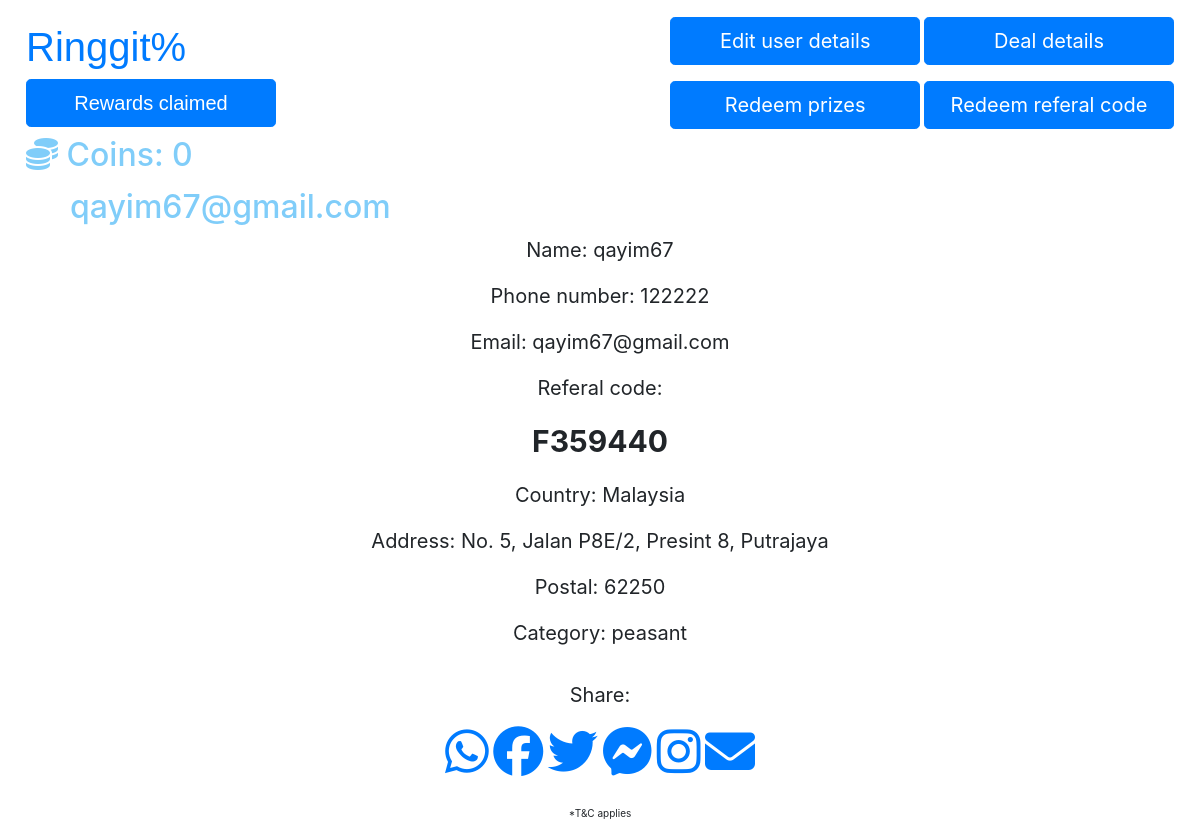
The page /user.php (signed in) on the database its author committed.
### tables this page shows
CREATE TABLE `users` (
  `phone` int(11) NOT NULL,
  `name` varchar(128) DEFAULT NULL,
  `pass` varchar(128) DEFAULT NULL,
  `email` varchar(128) DEFAULT NULL,
  `address` varchar(128) DEFAULT NULL,
  `postal` varchar(20) DEFAULT NULL,
  `country` varchar(128) DEFAULT NULL,
  `gender` varchar(128) DEFAULT NULL,
  `category` varchar(128) DEFAULT 'peasant',
  `stats` varchar(128) DEFAULT 'active',
  `referalcode` varchar(128) DEFAULT NULL,
  `refertype` varchar(128) DEFAULT NULL,
  `referalcounter` varchar(128) DEFAULT NULL,
  `coinamount` int(11) DEFAULT NULL,
  `aid` varchar(128) DEFAULT NULL
);

### user.php (the view, shortened to what this page needs)
<?php
    require_once "pdo.php";
	$phone = $_SESSION['phone'];
		$stmt = $pdo->prepare("SELECT * FROM users where phone = :phone");
		$stmt->execute(array(":phone" => $phone));
		$row = $stmt->fetch(PDO::FETCH_ASSOC);
?>
<!DOCTYPE html>
<html lang="en">
    <head>
		<link rel="stylesheet" href="https://cdnjs.cloudflare.com/ajax/libs/font-awesome/4.7.0/css/font-awesome.min.css">
		<link rel="stylesheet" href="path/to/font-awesome/css/font-awesome.min.css">
		<link rel="stylesheet"
			href="https://maxcdn.bootstrapcdn.com/bootstrap/4.5.2/css/bootstrap.min.css">
    </head>
    <body>
		<table style="width: 100%">
		<tr>
		<th>
			<div class="logo">
				<a href="deal.php">
							<h1>Ringgit%</h1>
							<a href="rewardclaimed.php" class="btn btn-primary btn-lg">Rewards claimed</a>
				</a>
		    </div>
		</th>
		<th>
	   <div class="two">
			<a href="edituserdetail.php" class="btn btn-primary btn-lg">Edit user details</a>
			<a href="userdealcreatedpage.php" class="btn btn-primary btn-lg">Deal details</a>
			<a href="rewardpage.php" class="btn btn-primary btn-lg">Redeem prizes</a>
			<a href="referalcoderedemption.php" class="btn btn-primary btn-lg">Redeem referal code</a>
	   </div>
	   </th>
	   </tr>
	   <td>
	   <h2><i class="fas fa-coins"></i> Coins:
				<?php
						echo(" ".$row['coinamount']." ");
				?>
		</h2>
	    </table>
	   <div class="container">
			<div class="container fluid">
			<?php
				echo('<div class="complogo">');
						echo('<div class="row">');
										echo('<h2> ');
												echo($row['email']);
										echo('</h2>');
											echo('<div class="container">');
												echo('<p>Name: ');
												echo($row['name']);
												echo('</p>');
												echo('<p> Phone number: ');
												echo($row['phone']);
												echo('</p>');
												echo('<p>Email: ');
												echo($row['email']);
												echo('</p>');
												echo('<p>');
												echo('Referal code: ');
												echo('</p>');
												echo('<p class="dcode">');
												echo($row['referalcode']);
												echo('</p>');
												echo('<p>Country: ');
												echo($row['country']);
												echo('</p>');
												echo('<p>Address: ');
												echo($row['address']);
												echo('</p>');
												echo('<p>Postal: ');
												echo($row['postal']);
												echo('</p>');
												echo('<p>Category: ');
												echo($row['category']);
												echo('</p>');
											echo('</div>');
						echo('</div>');
				echo('</div>');
				?>
			</div>
				<p class="share">Share:</p>
				<div class="icons">
				<a href=""><i class="fab fa-whatsapp" style="font-size:50px;"></i></a>
				<a href=""><i class="fab fa-facebook" style="font-size:50px;"></i></a>
				<a href=""><i class="fab fa-twitter" style="font-size:50px;"></i></a>
				<a href=""><i class="fab fa-facebook-messenger" style="font-size:50px;"></i></a>
				<a href=""><i class="fab fa-instagram" style="font-size:50px;"></i></a>
				<a href=""><i class="fa fa-envelope" style="font-size:50px; aria-hidden="true" ></i></a>
				</div>
				<div class="terms">
					<p>*T&C applies</p>
				</div>
			</div>
    </body>
</html>

### user.php (style rules this page uses)
.logo { font-family: "Trebuchet MS", sans-serif; padding-top: 20px; padding-left: 25px; }
h2 { padding-top: 5px; padding-left: 25px; color: #80CDF9; }
.two { text-align: right; padding-right: 25px; }
.btn { width: 250px; }
p { text-align: center; }
.complogo { text-align: center; }
.terms { font-size: 10px; padding-top: 30px; }
.share { text-align: center; font-size: 20px; }
.icons { text-align: center; }
.row { font-size: 20px; }
.dcode { font-weight: bold; font-size: 30px; }

### rows shown on the page
users: coinamount "0", email "qayim67@gmail.com", name "qayim67", phone "122222", referalcode "F359440", country "Malaysia", address "No. 5, Jalan P8E/2, Presint 8, Putrajaya", postal "62250", category "peasant"
